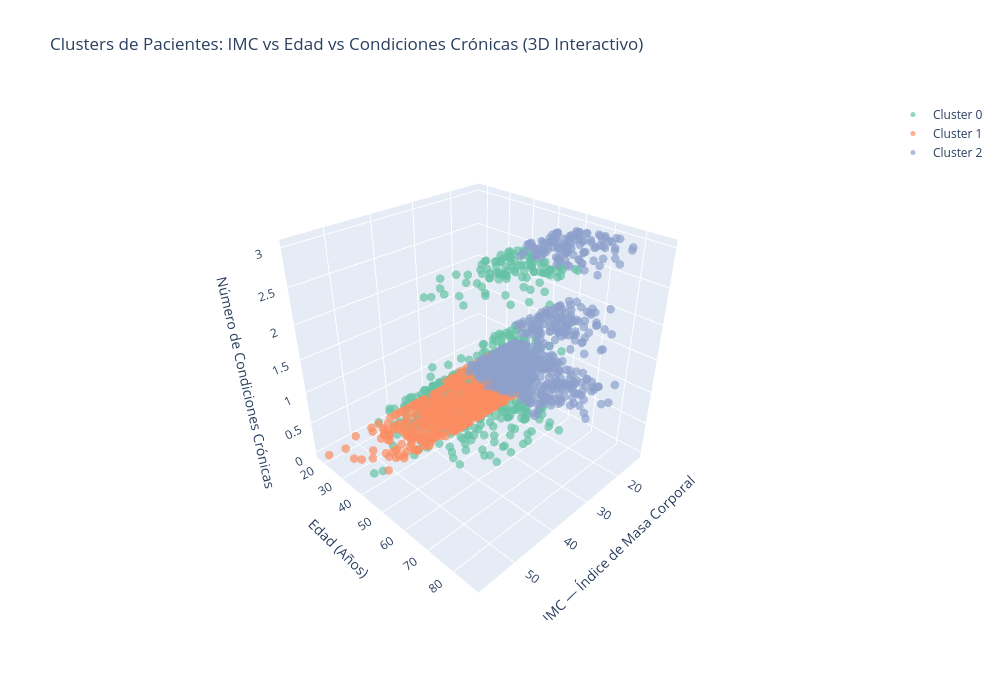

The notebook cell saved with this chart:
### Markdown cell above
---
## 4. Entrenamiento de Modelos

### Modelo A: Segmentación No Supervisada (K-Means Clustering)

K-Means es un algoritmo que **agrupa pacientes similares sin conocer las respuestas de antemano**.
Le pedimos que forme **3 grupos (clusters)** basándose en todas las características del paciente.

Antes de entrenar, aplicamos `StandardScaler` para que todas las variables estén en la misma escala 
(la edad va de 18-87, pero la facturación puede llegar a $12,000: sin escalar, el billing dominaría).

### Code cell
# Preparamos los datos para clustering (sin la variable objetivo)
X_unsup = df_limpio.drop('Preventive_Care_Flag', axis=1)

# Estandarizamos: todas las variables quedan en escala similar
scaler = StandardScaler()
X_scaled = scaler.fit_transform(X_unsup)

# Entrenamos K-Means solicitando 3 grupos
kmeans = KMeans(n_clusters=3, random_state=101, n_init=10)
df['Cluster'] = kmeans.fit_predict(X_scaled)

# Gráfico 3D interactivo: IMC vs Edad vs Condiciones Crónicas
import plotly.graph_objects as go

# Colores para cada cluster
colors_map = {0: '#66c2a5', 1: '#fc8d62', 2: '#8da0cb'}
cluster_names = {0: 'Cluster 0', 1: 'Cluster 1', 2: 'Cluster 2'}

fig = go.Figure()

for cluster in [0, 1, 2]:
    cluster_data = df[df['Cluster'] == cluster]
    fig.add_trace(go.Scatter3d(
        x=cluster_data['BMI'],
        y=cluster_data['Age'],
        z=cluster_data['Num_Chronic_Conditions'],
        mode='markers',
        name=cluster_names[cluster],
        marker=dict(
            size=5,
            color=colors_map[cluster],
            opacity=0.7,
            line=dict(width=0)
        )
    ))

fig.update_layout(
    title='Clusters de Pacientes: IMC vs Edad vs Condiciones Crónicas (3D Interactivo)',
    scene=dict(
        xaxis_title='IMC — Índice de Masa Corporal',
        yaxis_title='Edad (Años)',
        zaxis_title='Número de Condiciones Crónicas',
        camera=dict(
            eye=dict(x=1.5, y=1.5, z=1.3)
        )
    ),
    width=1000,
    height=700,
    hovermode='closest'
)

fig.show()

### Figure 1 — Plotly figure (JSON) as saved in the notebook; plotly's stock layout.template omitted (floating-point values rounded to 4 significant figures; data arrays with more than 128 entries replaced by an {"elided": "..."} marker saying what was removed)
{"data": [{"marker": {"color": "#66c2a5", "line": {"width": 0}, "opacity": 0.7, "size": 5}, "mode": "markers", "name": "Cluster 0", "type": "scatter3d", "x": {"elided": "677 float values"}, "y": {"elided": "677 int values"}, "z": {"elided": "677 int values"}}, {"marker": {"color": "#fc8d62", "line": {"width": 0}, "opacity": 0.7, "size": 5}, "mode": "markers", "name": "Cluster 1", "type": "scatter3d", "x": {"elided": "562 float values"}, "y": {"elided": "562 int values"}, "z": {"elided": "562 int values"}}, {"marker": {"color": "#8da0cb", "line": {"width": 0}, "opacity": 0.7, "size": 5}, "mode": "markers", "name": "Cluster 2", "type": "scatter3d", "x": {"elided": "761 float values"}, "y": {"elided": "761 int values"}, "z": {"elided": "761 int values"}}], "layout": {"height": 700, "hovermode": "closest", "scene": {"camera": {"eye": {"x": 1.5, "y": 1.5, "z": 1.3}}, "xaxis": {"title": {"text": "IMC — Índice de Masa Corporal"}}, "yaxis": {"title": {"text": "Edad (Años)"}}, "zaxis": {"title": {"text": "Número de Condiciones Crónicas"}}}, "title": {"text": "Clusters de Pacientes: IMC vs Edad vs Condiciones Crónicas (3D Interactivo)"}, "width": 1000}}
